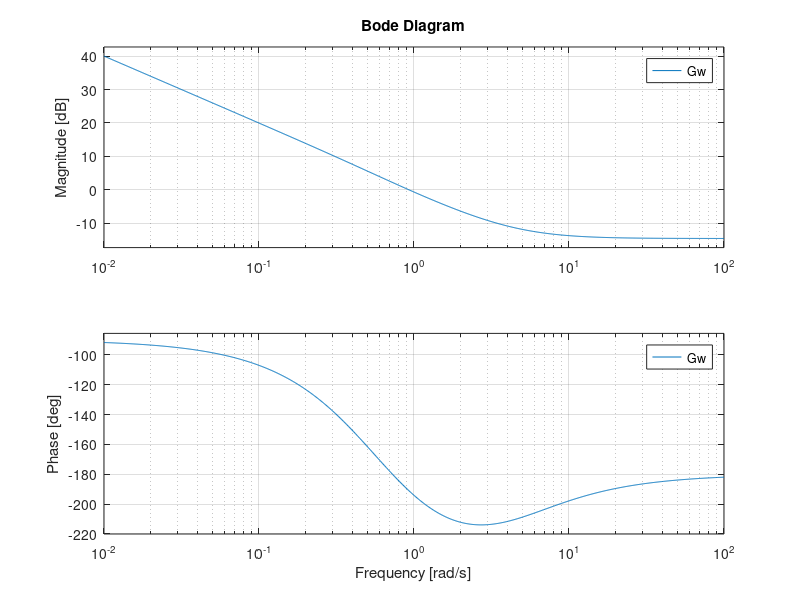

MATLAB code for this plot:
%tp9
%% Ejercicio1
clc
clear
GHs = tf([1],[1 1 0])
GHz = c2d(GHs,1,'zoh') 

GHw = d2c(GHz,'tustin')
bode(GHw)

%% Ejercicio 3
clc
clear
GHs = tf([(1*0.4*2.6*20*0.04)],[3 1])
GHz = c2d(GHs,0.5,'zoh')
Dz = tf([0.8571 -0.25713],[1 -0.4], 0.5)
rlocus(GHz*Dz)
GHw = d2c(GHz,'tustin')

%% Ejercicio 6
clc
clear
Gs = tf([0.2],[1 2 0])
Gz = c2d(Gs,1,'zoh')
Dw = tf([1],[1 0.1463])
Dz = c2d(Dw,1,'zoh')
Gw = d2c(Gz*Dz,'tustin')
bode(Gw);

%% Ejercicio 10
clc
clear
Gs = tf([2],[1 3 2 0])
Gz = c2d(Gs,3,'zoh')
Gw = d2c(Gz,'tustin')
bode(Gw)
